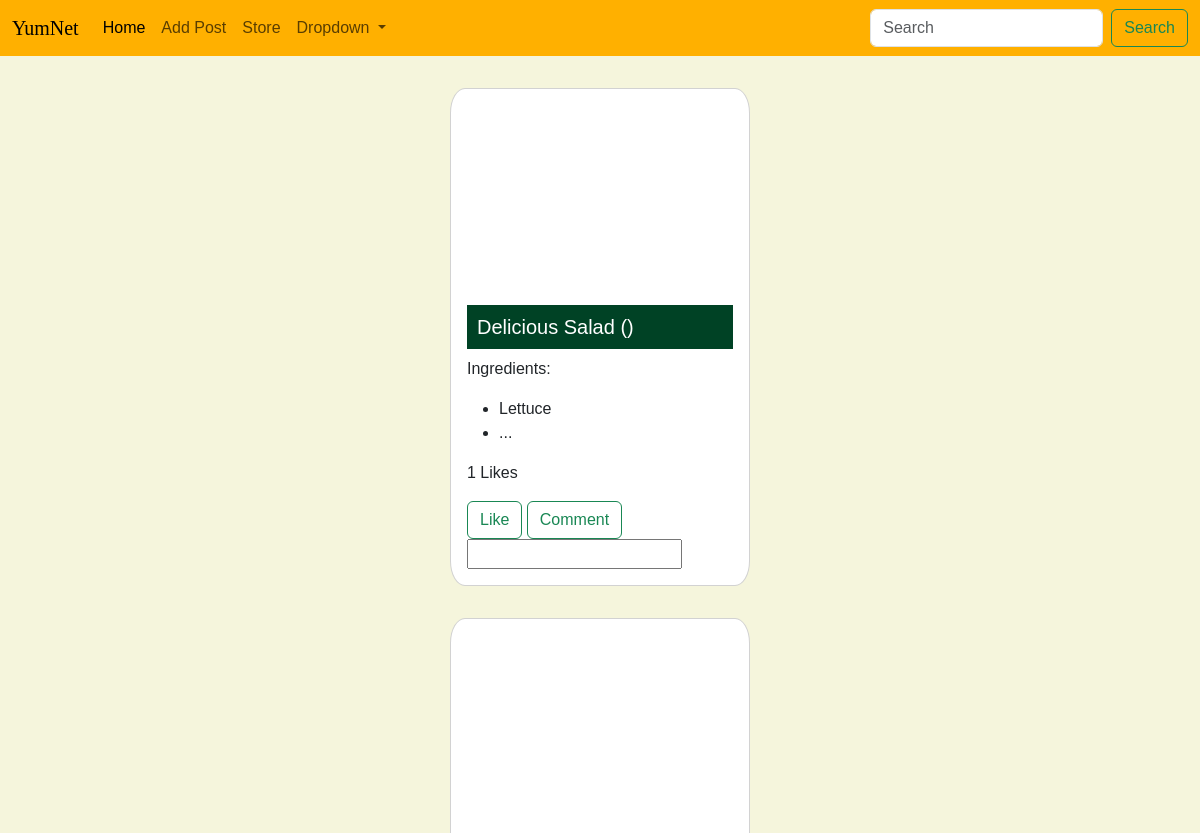
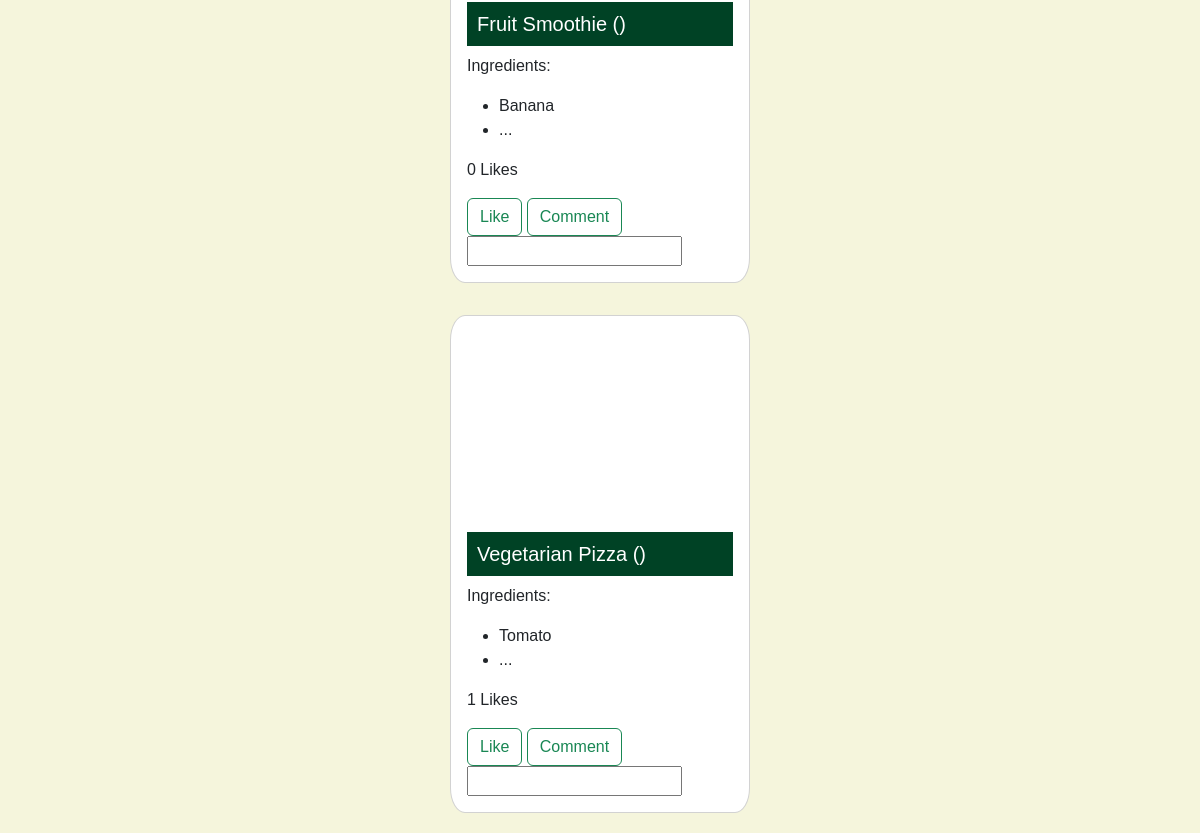
Before: /hompage.php with the older database file (2 pictures, top to bottom).
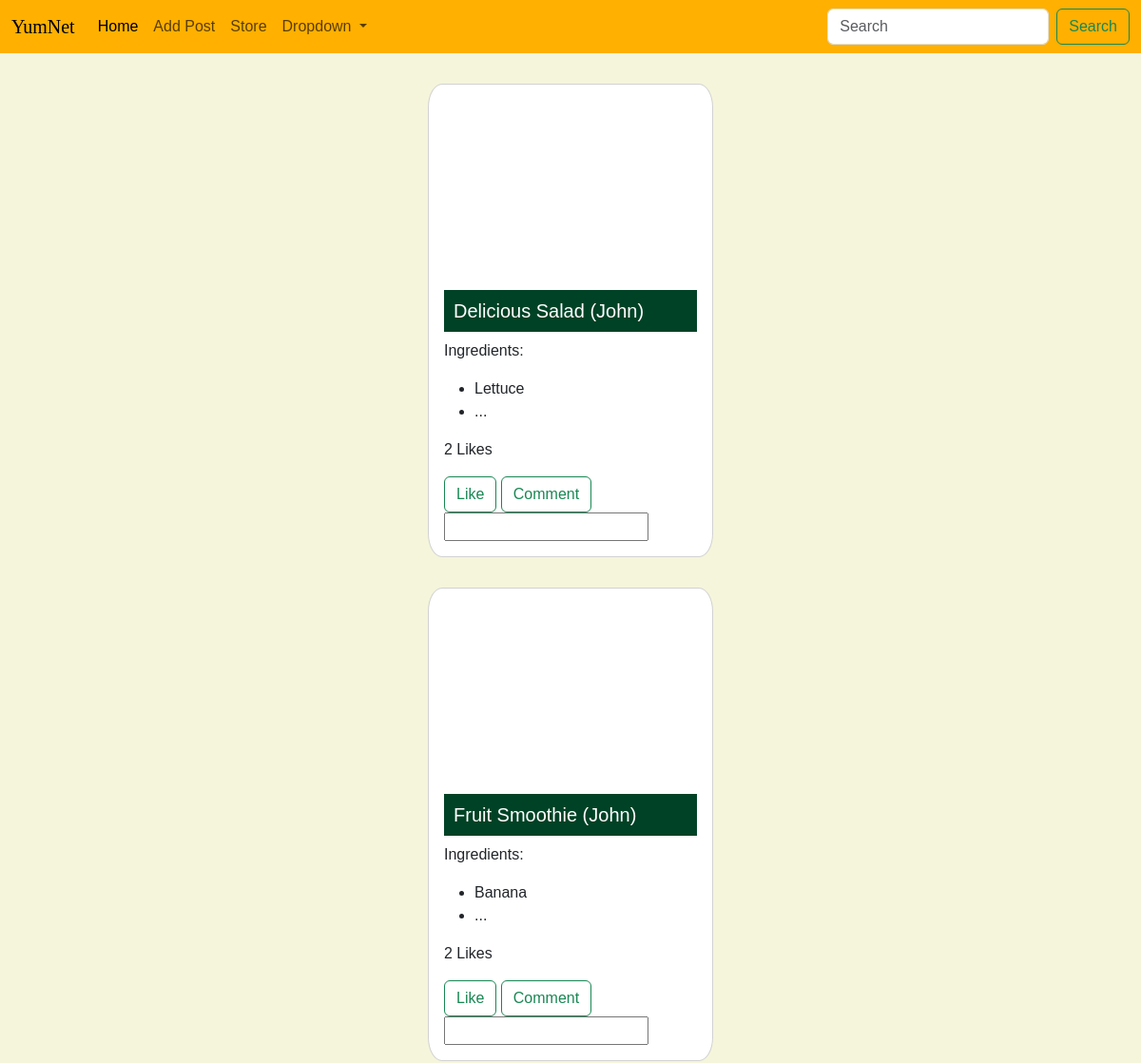
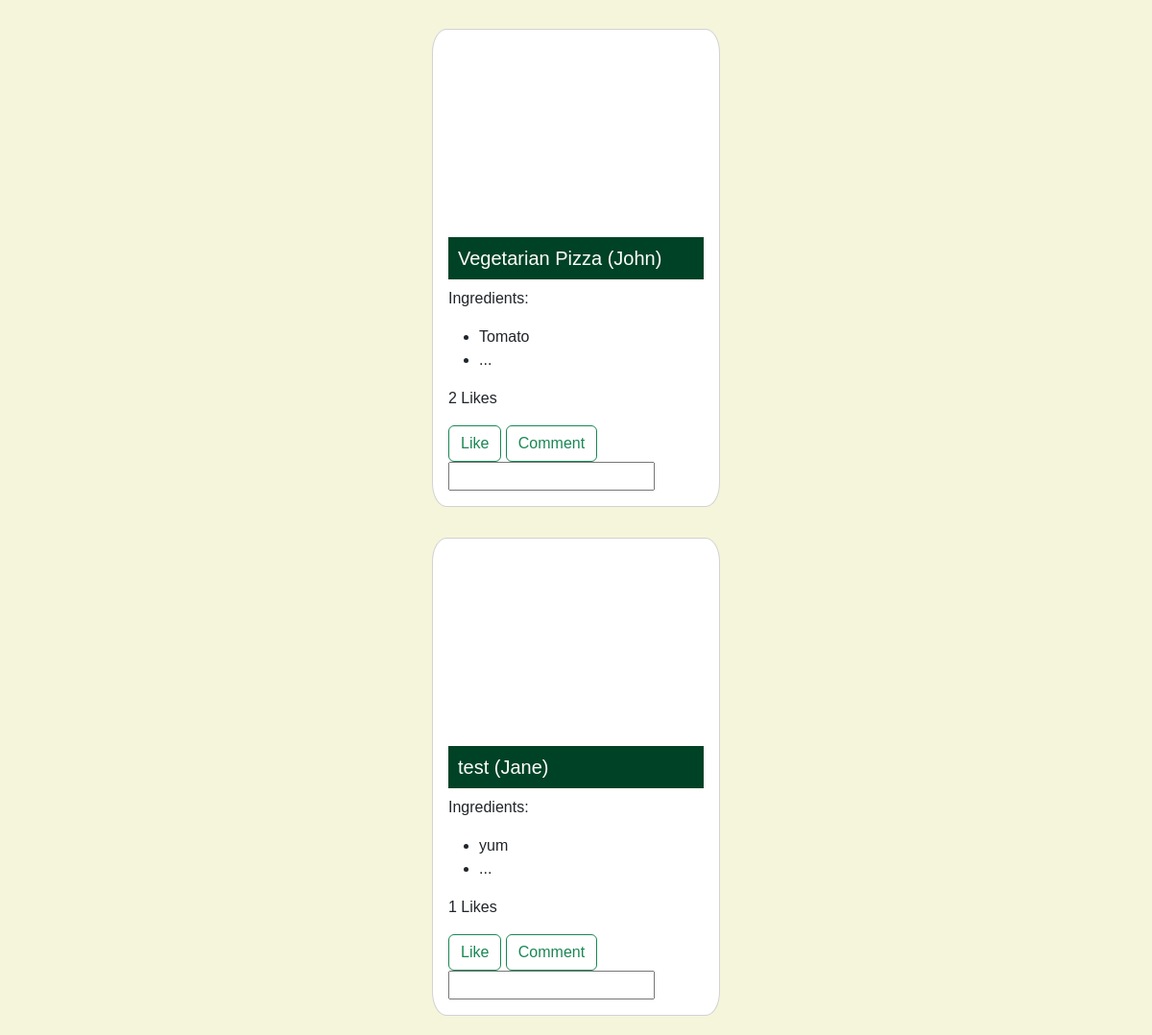
After: the same page with the newer database file (2 pictures, top to bottom).
### tables this page shows
CREATE TABLE `post` (
  `pid` int(11) NOT NULL,
  `img_url` varchar(2048) NOT NULL,
  `title` varchar(255) NOT NULL,
  `published_at` datetime NOT NULL,
  `is_veg` int(1) NOT NULL,
  `caption` varchar(2048) NOT NULL,
  `user_id` int(11) NOT NULL
);

CREATE TABLE `postingredient` (
  `ingredient_name` varchar(255) NOT NULL,
  `post_id` int(11) NOT NULL
);

CREATE TABLE `page_user` (
  `uid` int(11) NOT NULL,
  `first_name` varchar(255) NOT NULL,
  `last_name` varchar(255) NOT NULL,
  `user_name` varchar(255) NOT NULL,
  `email` varchar(255) NOT NULL,
  `pass` varchar(255) NOT NULL,
  `dob` date NOT NULL,
  `last_seen` datetime NOT NULL,
  `gender` bit(1) NOT NULL COMMENT 'male is zero female is one'
);

### hompage.php (the view, shortened to what this page needs)
<!DOCTYPE html>
<html lang="en">
<head>
    <?php require 'includes_and_requires/bootstrap.php'?>
    <?php require 'styleTemp.php'?>
</head>
<body>
    <?php include 'includes_and_requires/menu.php'?>
    <?php
    $sql = "select * from follower where follower_id = 1";
    $ret = mysqli_query($conn,$sql);
    if(mysqli_num_rows($ret)>0){
      echo"YES";
    }else{
      $sql = "select * from post order by published_at";
      $ret = mysqli_query($conn,$sql);
      if(mysqli_num_rows($ret)>0){
        while($row = mysqli_fetch_assoc($ret)){
          $sql = "Select * from page_user where uid = {$row['user_id']}";
          $ret2 = mysqli_query($conn,$sql);
          $row2 = mysqli_fetch_assoc($ret2);
          $sql = "Select * from postingredient where post_id = {$row['pid']} limit 3";
          $ret3 = mysqli_query($conn,$sql);
          echo"
          <div class='card'>
      <div class='custom_image' style='background-image:url({$row['img_url']})'></div>
      <div class='card-body'>
        <h5 class='card-title'>{$row['title']} ({$row2['first_name']})</h5>
        <p class='card-text' onmouseover='onHover({$row['pid']})' onmouseout='outHover({$row['pid']})'>
          Ingredients: <ul>";
          while($row3 = mysqli_fetch_assoc($ret3)){
            echo "<li>{$row3['ingredient_name']}</li>";
          }
        echo"
        <li>...</li>
        </ul>
        </p>
        <p>";
        $sql = "select count(pid) as count from post_like
        where pid = {$row['pid']}";
        $ret4 = mysqli_query($conn,$sql);
        $count = mysqli_fetch_assoc($ret4);
        echo "{$count['count']}";
         echo" Likes</p>
        <form action='Controllers/LCController.php'>
        <input type='submit' class='btn btn-outline-success' value='Like' name='like'>
        <input type='submit' class='btn btn-outline-success' value='Comment' name='comm'>
        <input type='text' name='comment' >
        <input type = 'hidden' name='user' value='1'>
        <input type = 'hidden' name='post' value='{$row['pid']}'>
        </form>
      </div>
    </div>";
        }
      }
    }
    ?>
</body>
</html>

### includes_and_requires/bootstrap.php (shortened to what this page needs)
<link rel="stylesheet" href="bootstrap-5.3.2-dist/css/bootstrap.min.css">

### styleTemp.php
<link rel="stylesheet" href="style3.css">

### includes_and_requires/menu.php (shortened to what this page needs)
<nav class="navbar navbar-expand-lg nb_custom">
        <div class="container-fluid">
          <a class="navbar-brand title_font" href="#">YumNet</a>
          <div class="collapse navbar-collapse" id="navbarSupportedContent">
            <ul class="navbar-nav me-auto mb-2 mb-lg-0">
              <li class="nav-item">
                <a class="nav-link active" aria-current="page" href="hompage.php">Home</a>
              </li>
              <li class="nav-item">
                <a class="nav-link" href="addPost.php">Add Post</a>
              </li>
              <li class="nav-item">
                <a class="nav-link" href="store.php">Store</a>
              </li>
              <li class="nav-item dropdown">
                <a class="nav-link dropdown-toggle" href="#" role="button" data-bs-toggle="dropdown" aria-expanded="false">
                  Dropdown
                </a>
              </li>
            </ul>
            <form class="d-flex" role="search">
              <input class="form-control me-2" type="search" placeholder="Search" aria-label="Search">
              <button class="btn btn-outline-success" type="submit">Search</button>
            </form>
          </div>
        </div>
      </nav>

### style3.css (style rules this page uses)
.card { width: 25%; margin: 2em auto; }
.title_font { font-family: 'Kaushan Script', cursive; }
body { font-family: sans-serif; background-color: #F5F5DC; }
.nb_custom { background-color: #FFB000; margin-bottom: 20px; }
h5.card-title { background-color: #004225; padding: 10px; color: white; }
.custom_image { width: 100%; height: 200px; background-size: cover; background-position: center; }
.card { border-radius: 5%; margin-bottom: 20px; }
.custom_image { border-top-left-radius: 5%; border-top-right-radius: 5%; }

Changed rows visible on the page:
changed post "Delicious Salad": page_user.first_name (not shown) → "John"; count "1" → "2"
changed post "Fruit Smoothie": page_user.first_name (not shown) → "John"; count "0" → "2"
changed post "Vegetarian Pizza": page_user.first_name (not shown) → "John"; count "1" → "2"
added post: title "test", page_user.first_name "Jane", count "1"
added postingredient: ingredient_name "yum", shown under "test"
